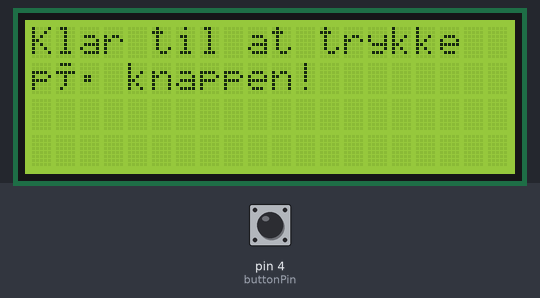
Bench run of a sketch on a simulated Arduino Uno, built with avr-gcc and run on an emulated ATmega328P. Shown: 20×4 character LCD. The test bench sets the inputs (shaded band); at power-on: pin 4 (buttonPin) LOW. Random numbers use the default seed unless the sketch sets one.

Above: at 1.3 s.
1.4 s: pin 4 (buttonPin) pulled HIGH for 0.2 s
At 1.9 s:
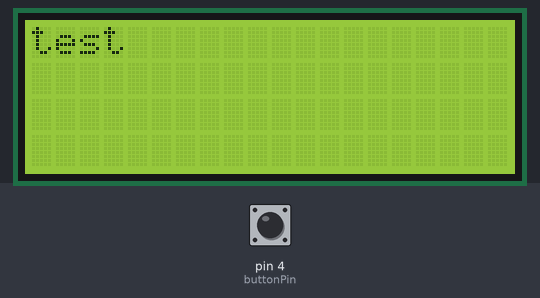
3.1 s: pin 4 (buttonPin) pulled HIGH for 1 s
At 3.6 s:
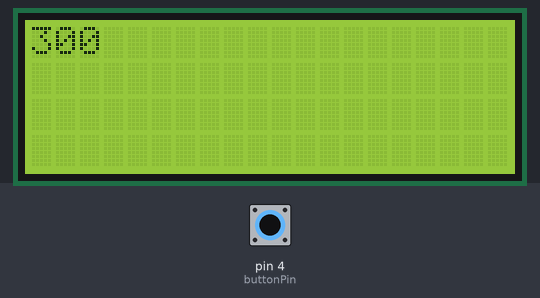
7.1 s: pin 4 (buttonPin) pulled HIGH for 0.2 s
At 7.3 s:
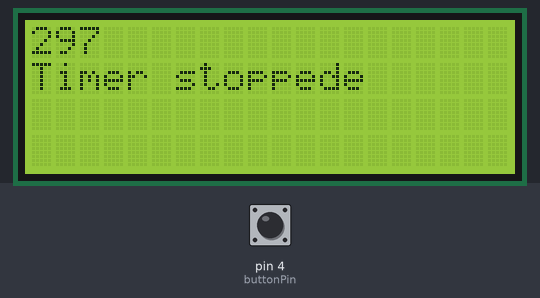
8.9 s: pin 4 (buttonPin) pulled HIGH for 1 s
At 9.8 s:
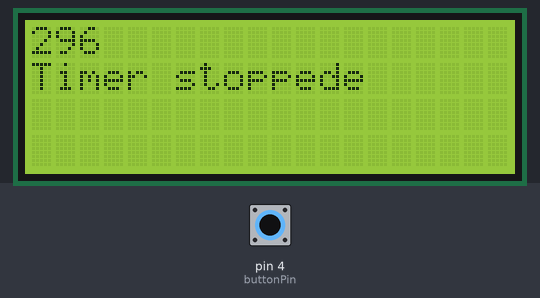
Timing chart, 0 to 11.9 s (numbered marks = the images above; inputs shaded):
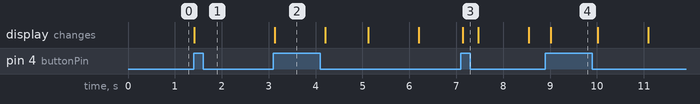

The sketch:

main.ino
```cpp
#include <Wire.h>
#include <LiquidCrystal_I2C.h>

// Screen
LiquidCrystal_I2C lcd(0x27, 20, 4);

// Array af prompts og info
char *prompts[] = {"arduino", "test"};
int lengthOfPrompts = 0;
int prompt;

// Button
bool buttonPressedFlag = false;
int buttonPin = 4;
bool button;
int state = 0;

// timer
int timer = 2000;
int timerDisplay = 0;
int timerLengthS = 300;
int countDown = 0;
int oldTimer;

// deltatime
float oldTime;
float currentTime;
float deltaTime;
float time = 0;

void setup()
{
    lengthOfPrompts = sizeof(prompts) / sizeof(prompts[0]);

    // lcd
    lcd.init();
    lcd.begin(20, 4); // initialize the lcd for 20 chars 4 lines and turn on backlight
    lcd.backlight();
    lcd.setCursor(0, 1);
    lcd.print("Hello, world! Thøger");
    pinMode(4, INPUT);
    lcd.clear();
}

void loop()
{
    // timer
    oldTime = currentTime;
    currentTime = millis();
    deltaTime = currentTime - oldTime;

    // Button on or off
    button = digitalRead(4);
    // Increment state for buttonpress
    if (state != 3)
    {
        if (button == true && buttonPressedFlag == false)
        {
            if (state >= 3)
            {
                state = 2;
            }
            else
            {
                state++;
            }
            // Update of various when buttonclick instead of every loop
            prompt = random(0, lengthOfPrompts);
            oldTimer = countDown;
            timerDisplay = 0;
            lcd.clear();
        }
        buttonPressedFlag = button;
    }
    // hold button
    else if (button == true && state == 3)
    {
        time += deltaTime;
        if (time > timer)
        {
            state = 0;
            time = 0;
            lcd.clear();
        }
    }
    else if (button == false && time > 0)
    {
        state = 2;
        time = 0;
        lcd.clear();
    }
    //

    switch (state)
    {
    case 0: // Neutral Mode
        oldTimer = timerLengthS;
        countDown = timerLengthS;
        lcd.setCursor(0, 0);
        lcd.print("Klar til at trykke");
        lcd.setCursor(0, 1);
        lcd.print("på knappen!");
        break;

    case 1: // Prompts
        lcd.setCursor(0, 0);
        lcd.print(prompts[prompt]);
        lcd.setCursor(0, 1);
        break;

    case 2: // Countdown timer
        lcd.setCursor(0, 0);
        countDown = oldTimer - (timerDisplay / 1000);
        lcd.print(countDown);
        timerDisplay += deltaTime;
        break;

    case 3: // Frozen time
        lcd.setCursor(0, 0);
        lcd.print(oldTimer);
        lcd.setCursor(0, 1);
        lcd.print("Timer stoppede");
        break;

    default:
        break;
    }

    delay(150);
}
```

Measured:
- after the input at 1.4 s, the display: changes at once (image 1)
- after the input at 3.1 s, the display: changes at once (image 2)
